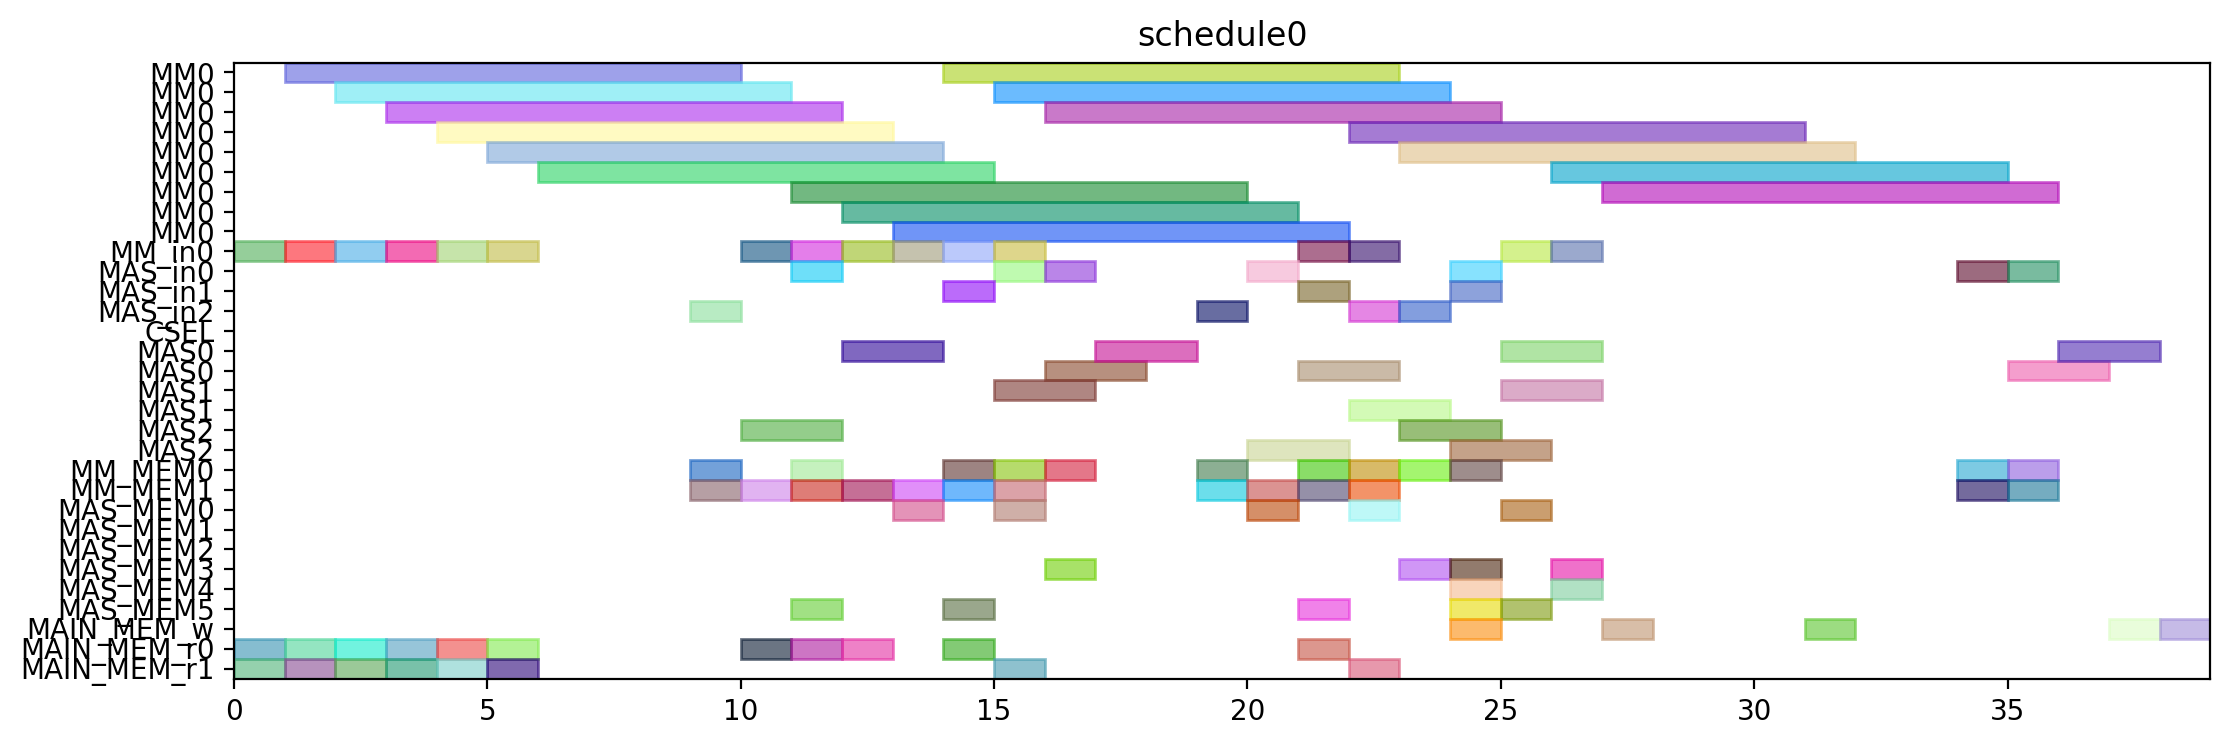

Reproduce this figure in Python.
from pyschedule import Scenario, solvers, plotters, alt


def solve():
	horizon = 120
	S = Scenario("schedule0", horizon=horizon)

	# resource
	MM = S.Resources('MM', num=1, size=9)
	MM_in = S.Resources('MM_in', num=1)
	MAS_in = S.Resources('MAS_in', num=3)
	CSEL = S.Resource('CSEL')
	MAS = S.Resources('MAS', num=3, size=2, periods=range(1, horizon))
	MM_MEM = S.Resources('MM_MEM', num=2)
	MAS_MEM = S.Resources('MAS_MEM', num=6)
	MAIN_MEM_w = S.Resource('MAIN_MEM_w', size=1)
	MAIN_MEM_r = S.Resources('MAIN_MEM_r', num=2)

	# result of previous scheduling

	# new tasks
	t0 = S.Task('t0', length=9, delay_cost=1)
	t0 += alt(MM)
	t0_in = S.Task('t0_in', length=1, delay_cost=1)
	t0_in += alt(MM_in)
	S += t0_in*MM_in[0]<=t0*MM[0]
	t0_mem0 = S.Task('t0_mem0', length=1, delay_cost=1)
	t0_mem0 += MAIN_MEM_r[0]
	S += t0_mem0 <= t0

	t0_mem1 = S.Task('t0_mem1', length=1, delay_cost=1)
	t0_mem1 += MAIN_MEM_r[1]
	S += t0_mem1 <= t0

	t1 = S.Task('t1', length=9, delay_cost=1)
	t1 += alt(MM)
	t1_in = S.Task('t1_in', length=1, delay_cost=1)
	t1_in += alt(MM_in)
	S += t1_in*MM_in[0]<=t1*MM[0]
	t1_mem0 = S.Task('t1_mem0', length=1, delay_cost=1)
	t1_mem0 += MAIN_MEM_r[0]
	S += t1_mem0 <= t1

	t1_mem1 = S.Task('t1_mem1', length=1, delay_cost=1)
	t1_mem1 += MAIN_MEM_r[1]
	S += t1_mem1 <= t1

	t2 = S.Task('t2', length=9, delay_cost=1)
	t2 += alt(MM)
	t2_in = S.Task('t2_in', length=1, delay_cost=1)
	t2_in += alt(MM_in)
	S += t2_in*MM_in[0]<=t2*MM[0]
	t2_mem0 = S.Task('t2_mem0', length=1, delay_cost=1)
	t2_mem0 += MAIN_MEM_r[0]
	S += t2_mem0 <= t2

	t2_mem1 = S.Task('t2_mem1', length=1, delay_cost=1)
	t2_mem1 += MAIN_MEM_r[1]
	S += t2_mem1 <= t2

	t3 = S.Task('t3', length=9, delay_cost=1)
	t3 += alt(MM)
	t3_in = S.Task('t3_in', length=1, delay_cost=1)
	t3_in += alt(MM_in)
	S += t3_in*MM_in[0]<=t3*MM[0]
	t3_mem0 = S.Task('t3_mem0', length=1, delay_cost=1)
	t3_mem0 += MAIN_MEM_r[0]
	S += t3_mem0 <= t3

	t3_mem1 = S.Task('t3_mem1', length=1, delay_cost=1)
	t3_mem1 += MAIN_MEM_r[1]
	S += t3_mem1 <= t3

	t5 = S.Task('t5', length=9, delay_cost=1)
	t5 += alt(MM)
	t5_in = S.Task('t5_in', length=1, delay_cost=1)
	t5_in += alt(MM_in)
	S += t5_in*MM_in[0]<=t5*MM[0]
	t5_mem0 = S.Task('t5_mem0', length=1, delay_cost=1)
	t5_mem0 += MAIN_MEM_r[0]
	S += t5_mem0 <= t5

	t5_mem1 = S.Task('t5_mem1', length=1, delay_cost=1)
	t5_mem1 += MAIN_MEM_r[1]
	S += t5_mem1 <= t5

	t23 = S.Task('t23', length=9, delay_cost=1)
	t23 += alt(MM)
	t23_in = S.Task('t23_in', length=1, delay_cost=1)
	t23_in += alt(MM_in)
	S += t23_in*MM_in[0]<=t23*MM[0]
	t23_mem0 = S.Task('t23_mem0', length=1, delay_cost=1)
	t23_mem0 += MAIN_MEM_r[0]
	S += t23_mem0 <= t23

	t23_mem1 = S.Task('t23_mem1', length=1, delay_cost=1)
	t23_mem1 += MAIN_MEM_r[1]
	S += t23_mem1 <= t23

	t4 = S.Task('t4', length=2, delay_cost=1)
	t4 += alt(MAS)
	t4_in = S.Task('t4_in', length=1, delay_cost=1)
	t4_in += alt(MAS_in)
	S += t4_in*MAS_in[0]<=t4*MAS[0]

	S += t4_in*MAS_in[1]<=t4*MAS[1]

	S += t4_in*MAS_in[2]<=t4*MAS[2]

	t4_mem0 = S.Task('t4_mem0', length=1, delay_cost=1)
	t4_mem0 += alt(MM_MEM)
	S += (t3*MM[0])-1 < t4_mem0*MM_MEM[0]
	S += t4_mem0 <= t4

	t4_mem1 = S.Task('t4_mem1', length=1, delay_cost=1)
	t4_mem1 += alt(MM_MEM)
	S += (t3*MM[0])-1 < t4_mem1*MM_MEM[1]
	S += t4_mem1 <= t4

	t6 = S.Task('t6', length=2, delay_cost=1)
	t6 += alt(MAS)
	t6_in = S.Task('t6_in', length=1, delay_cost=1)
	t6_in += alt(MAS_in)
	S += t6_in*MAS_in[0]<=t6*MAS[0]

	S += t6_in*MAS_in[1]<=t6*MAS[1]

	S += t6_in*MAS_in[2]<=t6*MAS[2]

	t6_mem0 = S.Task('t6_mem0', length=1, delay_cost=1)
	t6_mem0 += alt(MM_MEM)
	S += (t5*MM[0])-1 < t6_mem0*MM_MEM[0]
	S += t6_mem0 <= t6

	t6_mem1 = S.Task('t6_mem1', length=1, delay_cost=1)
	t6_mem1 += alt(MM_MEM)
	S += (t5*MM[0])-1 < t6_mem1*MM_MEM[1]
	S += t6_mem1 <= t6

	t8 = S.Task('t8', length=9, delay_cost=1)
	t8 += alt(MM)
	t8_in = S.Task('t8_in', length=1, delay_cost=1)
	t8_in += alt(MM_in)
	S += t8_in*MM_in[0]<=t8*MM[0]
	t8_mem0 = S.Task('t8_mem0', length=1, delay_cost=1)
	t8_mem0 += MAIN_MEM_r[0]
	S += t8_mem0 <= t8

	t8_mem1 = S.Task('t8_mem1', length=1, delay_cost=1)
	t8_mem1 += alt(MM_MEM)
	S += (t2*MM[0])-1 < t8_mem1*MM_MEM[1]
	S += t8_mem1 <= t8

	t15 = S.Task('t15', length=9, delay_cost=1)
	t15 += alt(MM)
	t15_in = S.Task('t15_in', length=1, delay_cost=1)
	t15_in += alt(MM_in)
	S += t15_in*MM_in[0]<=t15*MM[0]
	t15_mem0 = S.Task('t15_mem0', length=1, delay_cost=1)
	t15_mem0 += MAIN_MEM_r[0]
	S += t15_mem0 <= t15

	t15_mem1 = S.Task('t15_mem1', length=1, delay_cost=1)
	t15_mem1 += alt(MM_MEM)
	S += (t2*MM[0])-1 < t15_mem1*MM_MEM[1]
	S += t15_mem1 <= t15

	t19 = S.Task('t19', length=2, delay_cost=1)
	t19 += alt(MAS)
	t19_in = S.Task('t19_in', length=1, delay_cost=1)
	t19_in += alt(MAS_in)
	S += t19_in*MAS_in[0]<=t19*MAS[0]

	S += t19_in*MAS_in[1]<=t19*MAS[1]

	S += t19_in*MAS_in[2]<=t19*MAS[2]

	t19_mem0 = S.Task('t19_mem0', length=1, delay_cost=1)
	t19_mem0 += alt(MM_MEM)
	S += (t0*MM[0])-1 < t19_mem0*MM_MEM[0]
	S += t19_mem0 <= t19

	t19_mem1 = S.Task('t19_mem1', length=1, delay_cost=1)
	t19_mem1 += alt(MM_MEM)
	S += (t0*MM[0])-1 < t19_mem1*MM_MEM[1]
	S += t19_mem1 <= t19

	t24 = S.Task('t24', length=2, delay_cost=1)
	t24 += alt(MAS)
	t24_in = S.Task('t24_in', length=1, delay_cost=1)
	t24_in += alt(MAS_in)
	S += t24_in*MAS_in[0]<=t24*MAS[0]

	S += t24_in*MAS_in[1]<=t24*MAS[1]

	S += t24_in*MAS_in[2]<=t24*MAS[2]

	t24_mem0 = S.Task('t24_mem0', length=1, delay_cost=1)
	t24_mem0 += alt(MM_MEM)
	S += (t23*MM[0])-1 < t24_mem0*MM_MEM[0]
	S += t24_mem0 <= t24

	t24_mem1 = S.Task('t24_mem1', length=1, delay_cost=1)
	t24_mem1 += alt(MM_MEM)
	S += (t23*MM[0])-1 < t24_mem1*MM_MEM[1]
	S += t24_mem1 <= t24

	t7 = S.Task('t7', length=9, delay_cost=1)
	t7 += alt(MM)
	t7_in = S.Task('t7_in', length=1, delay_cost=1)
	t7_in += alt(MM_in)
	S += t7_in*MM_in[0]<=t7*MM[0]
	t7_mem0 = S.Task('t7_mem0', length=1, delay_cost=1)
	t7_mem0 += MAIN_MEM_r[0]
	S += t7_mem0 <= t7

	t7_mem1 = S.Task('t7_mem1', length=1, delay_cost=1)
	t7_mem1 += alt(MAS_MEM)
	S += (t6*MAS[0])-1 < t7_mem1*MAS_MEM[1]
	S += (t6*MAS[1])-1 < t7_mem1*MAS_MEM[3]
	S += (t6*MAS[2])-1 < t7_mem1*MAS_MEM[5]
	S += t7_mem1 <= t7

	t14 = S.Task('t14', length=9, delay_cost=1)
	t14 += alt(MM)
	t14_in = S.Task('t14_in', length=1, delay_cost=1)
	t14_in += alt(MM_in)
	S += t14_in*MM_in[0]<=t14*MM[0]
	S += 0<t14

	t14_w = S.Task('t14_w', length=1, delay_cost=1)
	t14_w += alt(MAIN_MEM_w)
	S += t14 <= t14_w

	t14_mem0 = S.Task('t14_mem0', length=1, delay_cost=1)
	t14_mem0 += MAIN_MEM_r[0]
	S += t14_mem0 <= t14

	t14_mem1 = S.Task('t14_mem1', length=1, delay_cost=1)
	t14_mem1 += alt(MAS_MEM)
	S += (t6*MAS[0])-1 < t14_mem1*MAS_MEM[1]
	S += (t6*MAS[1])-1 < t14_mem1*MAS_MEM[3]
	S += (t6*MAS[2])-1 < t14_mem1*MAS_MEM[5]
	S += t14_mem1 <= t14

	t16 = S.Task('t16', length=2, delay_cost=1)
	t16 += alt(MAS)
	t16_in = S.Task('t16_in', length=1, delay_cost=1)
	t16_in += alt(MAS_in)
	S += t16_in*MAS_in[0]<=t16*MAS[0]

	S += t16_in*MAS_in[1]<=t16*MAS[1]

	S += t16_in*MAS_in[2]<=t16*MAS[2]

	t16_mem0 = S.Task('t16_mem0', length=1, delay_cost=1)
	t16_mem0 += alt(MM_MEM)
	S += (t0*MM[0])-1 < t16_mem0*MM_MEM[0]
	S += t16_mem0 <= t16

	t16_mem1 = S.Task('t16_mem1', length=1, delay_cost=1)
	t16_mem1 += alt(MM_MEM)
	S += (t15*MM[0])-1 < t16_mem1*MM_MEM[1]
	S += t16_mem1 <= t16

	t20 = S.Task('t20', length=2, delay_cost=1)
	t20 += alt(MAS)
	t20_in = S.Task('t20_in', length=1, delay_cost=1)
	t20_in += alt(MAS_in)
	S += t20_in*MAS_in[0]<=t20*MAS[0]

	S += t20_in*MAS_in[1]<=t20*MAS[1]

	S += t20_in*MAS_in[2]<=t20*MAS[2]

	t20_mem0 = S.Task('t20_mem0', length=1, delay_cost=1)
	t20_mem0 += alt(MM_MEM)
	S += (t0*MM[0])-1 < t20_mem0*MM_MEM[0]
	S += t20_mem0 <= t20

	t20_mem1 = S.Task('t20_mem1', length=1, delay_cost=1)
	t20_mem1 += alt(MAS_MEM)
	S += (t19*MAS[0])-1 < t20_mem1*MAS_MEM[1]
	S += (t19*MAS[1])-1 < t20_mem1*MAS_MEM[3]
	S += (t19*MAS[2])-1 < t20_mem1*MAS_MEM[5]
	S += t20_mem1 <= t20

	t25 = S.Task('t25', length=9, delay_cost=1)
	t25 += alt(MM)
	t25_in = S.Task('t25_in', length=1, delay_cost=1)
	t25_in += alt(MM_in)
	S += t25_in*MM_in[0]<=t25*MM[0]
	t25_mem0 = S.Task('t25_mem0', length=1, delay_cost=1)
	t25_mem0 += alt(MAS_MEM)
	S += (t24*MAS[0])-1 < t25_mem0*MAS_MEM[0]
	S += (t24*MAS[1])-1 < t25_mem0*MAS_MEM[2]
	S += (t24*MAS[2])-1 < t25_mem0*MAS_MEM[4]
	S += t25_mem0 <= t25

	t25_mem1 = S.Task('t25_mem1', length=1, delay_cost=1)
	t25_mem1 += MAIN_MEM_r[1]
	S += t25_mem1 <= t25

	t26 = S.Task('t26', length=9, delay_cost=1)
	t26 += alt(MM)
	t26_in = S.Task('t26_in', length=1, delay_cost=1)
	t26_in += alt(MM_in)
	S += t26_in*MM_in[0]<=t26*MM[0]
	t26_mem0 = S.Task('t26_mem0', length=1, delay_cost=1)
	t26_mem0 += alt(MAS_MEM)
	S += (t24*MAS[0])-1 < t26_mem0*MAS_MEM[0]
	S += (t24*MAS[1])-1 < t26_mem0*MAS_MEM[2]
	S += (t24*MAS[2])-1 < t26_mem0*MAS_MEM[4]
	S += t26_mem0 <= t26

	t26_mem1 = S.Task('t26_mem1', length=1, delay_cost=1)
	t26_mem1 += alt(MM_MEM)
	S += (t1*MM[0])-1 < t26_mem1*MM_MEM[1]
	S += t26_mem1 <= t26

	t9 = S.Task('t9', length=2, delay_cost=1)
	t9 += alt(MAS)
	t9_in = S.Task('t9_in', length=1, delay_cost=1)
	t9_in += alt(MAS_in)
	S += t9_in*MAS_in[0]<=t9*MAS[0]

	S += t9_in*MAS_in[1]<=t9*MAS[1]

	S += t9_in*MAS_in[2]<=t9*MAS[2]

	t9_mem0 = S.Task('t9_mem0', length=1, delay_cost=1)
	t9_mem0 += alt(MM_MEM)
	S += (t7*MM[0])-1 < t9_mem0*MM_MEM[0]
	S += t9_mem0 <= t9

	t9_mem1 = S.Task('t9_mem1', length=1, delay_cost=1)
	t9_mem1 += alt(MM_MEM)
	S += (t8*MM[0])-1 < t9_mem1*MM_MEM[1]
	S += t9_mem1 <= t9

	t17 = S.Task('t17', length=9, delay_cost=1)
	t17 += alt(MM)
	t17_in = S.Task('t17_in', length=1, delay_cost=1)
	t17_in += alt(MM_in)
	S += t17_in*MM_in[0]<=t17*MM[0]
	S += 0<t17

	t17_w = S.Task('t17_w', length=1, delay_cost=1)
	t17_w += alt(MAIN_MEM_w)
	S += t17 <= t17_w

	t17_mem0 = S.Task('t17_mem0', length=1, delay_cost=1)
	t17_mem0 += MAIN_MEM_r[0]
	S += t17_mem0 <= t17

	t17_mem1 = S.Task('t17_mem1', length=1, delay_cost=1)
	t17_mem1 += alt(MAS_MEM)
	S += (t16*MAS[0])-1 < t17_mem1*MAS_MEM[1]
	S += (t16*MAS[1])-1 < t17_mem1*MAS_MEM[3]
	S += (t16*MAS[2])-1 < t17_mem1*MAS_MEM[5]
	S += t17_mem1 <= t17

	t21 = S.Task('t21', length=2, delay_cost=1)
	t21 += alt(MAS)
	t21_in = S.Task('t21_in', length=1, delay_cost=1)
	t21_in += alt(MAS_in)
	S += t21_in*MAS_in[0]<=t21*MAS[0]

	S += t21_in*MAS_in[1]<=t21*MAS[1]

	S += t21_in*MAS_in[2]<=t21*MAS[2]

	t21_mem0 = S.Task('t21_mem0', length=1, delay_cost=1)
	t21_mem0 += alt(MAS_MEM)
	S += (t20*MAS[0])-1 < t21_mem0*MAS_MEM[0]
	S += (t20*MAS[1])-1 < t21_mem0*MAS_MEM[2]
	S += (t20*MAS[2])-1 < t21_mem0*MAS_MEM[4]
	S += t21_mem0 <= t21

	t21_mem1 = S.Task('t21_mem1', length=1, delay_cost=1)
	t21_mem1 += alt(MM_MEM)
	S += (t15*MM[0])-1 < t21_mem1*MM_MEM[1]
	S += t21_mem1 <= t21

	t27 = S.Task('t27', length=2, delay_cost=1)
	t27 += alt(MAS)
	t27_in = S.Task('t27_in', length=1, delay_cost=1)
	t27_in += alt(MAS_in)
	S += t27_in*MAS_in[0]<=t27*MAS[0]

	S += t27_in*MAS_in[1]<=t27*MAS[1]

	S += t27_in*MAS_in[2]<=t27*MAS[2]

	t27_mem0 = S.Task('t27_mem0', length=1, delay_cost=1)
	t27_mem0 += alt(MM_MEM)
	S += (t26*MM[0])-1 < t27_mem0*MM_MEM[0]
	S += t27_mem0 <= t27

	t27_mem1 = S.Task('t27_mem1', length=1, delay_cost=1)
	t27_mem1 += alt(MM_MEM)
	S += (t26*MM[0])-1 < t27_mem1*MM_MEM[1]
	S += t27_mem1 <= t27

	t10 = S.Task('t10', length=2, delay_cost=1)
	t10 += alt(MAS)
	t10_in = S.Task('t10_in', length=1, delay_cost=1)
	t10_in += alt(MAS_in)
	S += t10_in*MAS_in[0]<=t10*MAS[0]

	S += t10_in*MAS_in[1]<=t10*MAS[1]

	S += t10_in*MAS_in[2]<=t10*MAS[2]

	t10_mem0 = S.Task('t10_mem0', length=1, delay_cost=1)
	t10_mem0 += alt(MM_MEM)
	S += (t1*MM[0])-1 < t10_mem0*MM_MEM[0]
	S += t10_mem0 <= t10

	t10_mem1 = S.Task('t10_mem1', length=1, delay_cost=1)
	t10_mem1 += alt(MAS_MEM)
	S += (t9*MAS[0])-1 < t10_mem1*MAS_MEM[1]
	S += (t9*MAS[1])-1 < t10_mem1*MAS_MEM[3]
	S += (t9*MAS[2])-1 < t10_mem1*MAS_MEM[5]
	S += t10_mem1 <= t10

	t11 = S.Task('t11', length=2, delay_cost=1)
	t11 += alt(MAS)
	t11_in = S.Task('t11_in', length=1, delay_cost=1)
	t11_in += alt(MAS_in)
	S += t11_in*MAS_in[0]<=t11*MAS[0]

	S += t11_in*MAS_in[1]<=t11*MAS[1]

	S += t11_in*MAS_in[2]<=t11*MAS[2]

	t11_mem0 = S.Task('t11_mem0', length=1, delay_cost=1)
	t11_mem0 += alt(MM_MEM)
	S += (t1*MM[0])-1 < t11_mem0*MM_MEM[0]
	S += t11_mem0 <= t11

	t11_mem1 = S.Task('t11_mem1', length=1, delay_cost=1)
	t11_mem1 += alt(MAS_MEM)
	S += (t9*MAS[0])-1 < t11_mem1*MAS_MEM[1]
	S += (t9*MAS[1])-1 < t11_mem1*MAS_MEM[3]
	S += (t9*MAS[2])-1 < t11_mem1*MAS_MEM[5]
	S += t11_mem1 <= t11

	t22 = S.Task('t22', length=9, delay_cost=1)
	t22 += alt(MM)
	t22_in = S.Task('t22_in', length=1, delay_cost=1)
	t22_in += alt(MM_in)
	S += t22_in*MM_in[0]<=t22*MM[0]
	t22_mem0 = S.Task('t22_mem0', length=1, delay_cost=1)
	t22_mem0 += alt(MAS_MEM)
	S += (t21*MAS[0])-1 < t22_mem0*MAS_MEM[0]
	S += (t21*MAS[1])-1 < t22_mem0*MAS_MEM[2]
	S += (t21*MAS[2])-1 < t22_mem0*MAS_MEM[4]
	S += t22_mem0 <= t22

	t22_mem1 = S.Task('t22_mem1', length=1, delay_cost=1)
	t22_mem1 += MAIN_MEM_r[1]
	S += t22_mem1 <= t22

	new_PZ = S.Task('new_PZ', length=2, delay_cost=1)
	new_PZ += alt(MAS)
	new_PZ_in = S.Task('new_PZ_in', length=1, delay_cost=1)
	new_PZ_in += alt(MAS_in)
	S += new_PZ_in*MAS_in[0]<=new_PZ*MAS[0]

	S += new_PZ_in*MAS_in[1]<=new_PZ*MAS[1]

	S += new_PZ_in*MAS_in[2]<=new_PZ*MAS[2]

	S += 0<new_PZ

	new_PZ_w = S.Task('new_PZ_w', length=1, delay_cost=1)
	new_PZ_w += alt(MAIN_MEM_w)
	S += new_PZ <= new_PZ_w

	new_PZ_mem0 = S.Task('new_PZ_mem0', length=1, delay_cost=1)
	new_PZ_mem0 += alt(MAS_MEM)
	S += (t27*MAS[0])-1 < new_PZ_mem0*MAS_MEM[0]
	S += (t27*MAS[1])-1 < new_PZ_mem0*MAS_MEM[2]
	S += (t27*MAS[2])-1 < new_PZ_mem0*MAS_MEM[4]
	S += new_PZ_mem0 <= new_PZ

	new_PZ_mem1 = S.Task('new_PZ_mem1', length=1, delay_cost=1)
	new_PZ_mem1 += alt(MAS_MEM)
	S += (t27*MAS[0])-1 < new_PZ_mem1*MAS_MEM[1]
	S += (t27*MAS[1])-1 < new_PZ_mem1*MAS_MEM[3]
	S += (t27*MAS[2])-1 < new_PZ_mem1*MAS_MEM[5]
	S += new_PZ_mem1 <= new_PZ

	t12 = S.Task('t12', length=9, delay_cost=1)
	t12 += alt(MM)
	t12_in = S.Task('t12_in', length=1, delay_cost=1)
	t12_in += alt(MM_in)
	S += t12_in*MM_in[0]<=t12*MM[0]
	t12_mem0 = S.Task('t12_mem0', length=1, delay_cost=1)
	t12_mem0 += alt(MAS_MEM)
	S += (t10*MAS[0])-1 < t12_mem0*MAS_MEM[0]
	S += (t10*MAS[1])-1 < t12_mem0*MAS_MEM[2]
	S += (t10*MAS[2])-1 < t12_mem0*MAS_MEM[4]
	S += t12_mem0 <= t12

	t12_mem1 = S.Task('t12_mem1', length=1, delay_cost=1)
	t12_mem1 += alt(MAS_MEM)
	S += (t11*MAS[0])-1 < t12_mem1*MAS_MEM[1]
	S += (t11*MAS[1])-1 < t12_mem1*MAS_MEM[3]
	S += (t11*MAS[2])-1 < t12_mem1*MAS_MEM[5]
	S += t12_mem1 <= t12

	t13 = S.Task('t13', length=9, delay_cost=1)
	t13 += alt(MM)
	t13_in = S.Task('t13_in', length=1, delay_cost=1)
	t13_in += alt(MM_in)
	S += t13_in*MM_in[0]<=t13*MM[0]
	t13_mem0 = S.Task('t13_mem0', length=1, delay_cost=1)
	t13_mem0 += alt(MAS_MEM)
	S += (t4*MAS[0])-1 < t13_mem0*MAS_MEM[0]
	S += (t4*MAS[1])-1 < t13_mem0*MAS_MEM[2]
	S += (t4*MAS[2])-1 < t13_mem0*MAS_MEM[4]
	S += t13_mem0 <= t13

	t13_mem1 = S.Task('t13_mem1', length=1, delay_cost=1)
	t13_mem1 += alt(MAS_MEM)
	S += (t10*MAS[0])-1 < t13_mem1*MAS_MEM[1]
	S += (t10*MAS[1])-1 < t13_mem1*MAS_MEM[3]
	S += (t10*MAS[2])-1 < t13_mem1*MAS_MEM[5]
	S += t13_mem1 <= t13

	new_PY = S.Task('new_PY', length=2, delay_cost=1)
	new_PY += alt(MAS)
	new_PY_in = S.Task('new_PY_in', length=1, delay_cost=1)
	new_PY_in += alt(MAS_in)
	S += new_PY_in*MAS_in[0]<=new_PY*MAS[0]

	S += new_PY_in*MAS_in[1]<=new_PY*MAS[1]

	S += new_PY_in*MAS_in[2]<=new_PY*MAS[2]

	S += 0<new_PY

	new_PY_w = S.Task('new_PY_w', length=1, delay_cost=1)
	new_PY_w += alt(MAIN_MEM_w)
	S += new_PY <= new_PY_w

	new_PY_mem0 = S.Task('new_PY_mem0', length=1, delay_cost=1)
	new_PY_mem0 += alt(MM_MEM)
	S += (t12*MM[0])-1 < new_PY_mem0*MM_MEM[0]
	S += new_PY_mem0 <= new_PY

	new_PY_mem1 = S.Task('new_PY_mem1', length=1, delay_cost=1)
	new_PY_mem1 += alt(MM_MEM)
	S += (t22*MM[0])-1 < new_PY_mem1*MM_MEM[1]
	S += new_PY_mem1 <= new_PY

	new_PX = S.Task('new_PX', length=2, delay_cost=1)
	new_PX += alt(MAS)
	new_PX_in = S.Task('new_PX_in', length=1, delay_cost=1)
	new_PX_in += alt(MAS_in)
	S += new_PX_in*MAS_in[0]<=new_PX*MAS[0]

	S += new_PX_in*MAS_in[1]<=new_PX*MAS[1]

	S += new_PX_in*MAS_in[2]<=new_PX*MAS[2]

	S += 0<new_PX

	new_PX_w = S.Task('new_PX_w', length=1, delay_cost=1)
	new_PX_w += alt(MAIN_MEM_w)
	S += new_PX <= new_PX_w

	new_PX_mem0 = S.Task('new_PX_mem0', length=1, delay_cost=1)
	new_PX_mem0 += alt(MM_MEM)
	S += (t13*MM[0])-1 < new_PX_mem0*MM_MEM[0]
	S += new_PX_mem0 <= new_PX

	new_PX_mem1 = S.Task('new_PX_mem1', length=1, delay_cost=1)
	new_PX_mem1 += alt(MM_MEM)
	S += (t25*MM[0])-1 < new_PX_mem1*MM_MEM[1]
	S += new_PX_mem1 <= new_PX

	solvers.mip.solve(S,msg=1,kind='CPLEX',ratio_gap=1.01)

	solution = [['hoge']*len(S.solution()[1]) for i in range(len(S.solution()))]
	for i in range(len(S.solution())):
		for j in range(len(S.solution()[i])):
			solution[i][j]=str(S.solution()[i][j])
	print(solution)

	cycles = int(solution[-1][3])

	pic_file_name = "/mnt/rose/usr1/fukuda/ABE/multiRAM_multiMAS_16mux/scheduling_result/stage9MM1_stage2MAS3/EP_DBL_A_ANY/schedule0.png"
	if(S.solution() != []):
		plotters.matplotlib.plot(S,img_filename=pic_file_name, show_task_labels=False, fig_size=(cycles*0.25+3, 4))

	return solution
